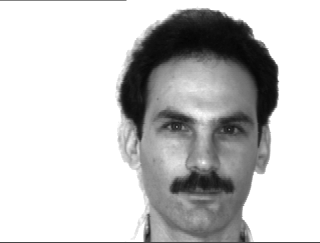
#> input picture data/subject02.centerlight.png, 320 x 243 px; its folder holds only this picture in this run
$ python -i utils.py   (imports and definitions only)
#> lines starting #> are read from the running program, lines starting #| are printed output that depends on the picture
import os
from collections import defaultdict
import pandas as pd
from PIL import Image as im
from PIL import ImageDraw
import numpy as np
import matplotlib.pyplot as plt
from sklearn.decomposition import PCA
from scipy.spatial.distance import cosine


CROP_BOXES = {
    "box01": (100, 20, 270, 230),
    "box02": (110, 20, 280, 230),
    "box03": (95, 25, 265, 235),
    "box04": (95, 15, 265, 225),
    "box05": (105, 15, 275, 225),
    "box06": (60, 15, 230, 225),
    "box07": (80, 20, 250, 230),
    "box08": (80, 20, 250, 230),
    "box09": (80, 20, 250, 230),
    "box10": (100, 20, 270, 230),
    "box11": (100, 20, 270, 230),
    "box12": (110, 20, 280, 230),
    "box13": (85, 30, 255, 240),
    "box14": (50, 20, 220, 230),
    "box15": (80, 20, 250, 230),
}

LEFT_PADDINGS = {
    "01": [1 / 4, 3 / 4],
    "02": [1 / 4, 7 / 8],
    "03": [1 / 8, 3 / 4],
    "04": [1 / 4, 3 / 4],
    "05": [1 / 4, 3 / 4],
    "06": [0, 5 / 8],
    "07": [1 / 4, 3 / 4],
    "08": [1 / 4, 3 / 4],
    "09": [1 / 8, 7 / 8],
    "10": [1 / 4, 3 / 4],
    "11": [1 / 4, 3 / 4],
    "12": [1 / 4, 3 / 4],
    "13": [1 / 4, 7 / 8],
    "14": [1 / 4, 3 / 4],
    "15": [1 / 4, 7 / 8],
}


def get_im_from_arr(arr: np.array, m=210, n=170) -> np.array:
    """Create image from array that can be viewed using `im.fromarray(arr)`"""
    return arr.astype(np.uint8).reshape(m, n)
    # Then run im.fromarray(arr)


# [264 lines left out: functions normalize_data, plot_top_6_eigenfaces, turn_images_to_pngs, crop_faces, get_train_faces, get_weight_faces and 10 more, not called in this run]


def add_partial_facemask(image_path: str) -> None:
    """Draw a black box over half of each face to emulate a partial face mask. It should start at the bottom of the nose and end near the bottom of the chin."""
#> called with image_path = 'data/subject02.centerlight.png'
    # Load image
    img = im.open(image_path)
#> img is the input picture: PIL image 320x243 L; min 6, max 255, mean 197.7
    img = img.convert("RGBA")
#> img: PIL image 320x243 RGBA

    # Specify face mask dimensions
    n, m = img.size  # img.size returns width x height
#> n = 320; m = 243
    w_frac = 2 / 5  # mask width as fraction of image width
    h_frac = 1 / 4  # mask height as fraction of image height
    w, h = w_frac * n, h_frac * m
#> w = 128; h = 60.75

    # Horizontal-align masks to cover half of face. Also handle certain faces differently than others
    which_half = np.random.randint(2)  # Cover left or right side of face randomly
    _, fname = os.path.split(image_path)
    subject_num = "".join([el for el in fname if el.isnumeric()])
    left_pad_frac = LEFT_PADDINGS[subject_num][which_half]
    right_pad_frac = 1 - left_pad_frac
    left_pad = (n - w) * left_pad_frac
#> left_pad = 48
    right_pad = (n - w) * right_pad_frac
#> right_pad = 144

    # 5x as much space from top of mask to top of image as bottom of mask to bottom of image
    top_pad = (5 / 6) * (m - h)
#> top_pad = 151.9
    bottom_pad = (1 / 6) * (m - h)
#> bottom_pad = 30.38

    # Build face mask
    overlay = im.new("RGBA", img.size)
#> overlay: PIL image 320x243 RGBA; every value is 0
    shape = [(left_pad, top_pad), (n - right_pad, m - bottom_pad)]
#> shape = [(48, 151.9), (176, 212.6)]
    draw = ImageDraw.Draw(overlay)
    draw.rectangle(shape, fill="black")
    img = im.alpha_composite(img, overlay)
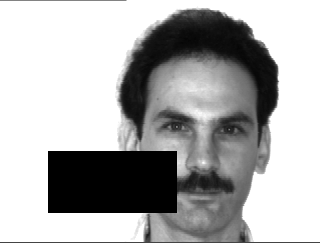
#> img: PIL image 320x243 RGBA; mean R, G, B, A 174.5, 174.5, 174.5, 255
    img = img.convert("RGB")
#> img: PIL image 320x243 RGB

    # Save face-masked image
    cwd = os.getcwd()
    full_mask_dir = os.path.join(cwd, "half_mask_faces")
    image_fname = os.path.split(image_path)[-1]
    save_path = os.path.join(full_mask_dir, image_fname)
    img.save(save_path)


# [87 lines left out: functions add_sunglasses, cover_pct_of_face, not called in this run]

>>> result = add_partial_facemask('data/subject02.centerlight.png')

$ run again, on data/subject02.surprised.png
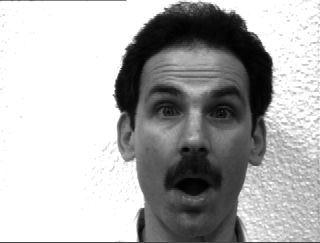
#> input picture data/subject02.surprised.png, 320 x 243 px
#> in add_partial_facemask, img is the input picture: PIL image 320x243 L; min 1, max 255, mean 176.1
#> overlay: PIL image 320x243 RGBA; every value is 0
#> in add_partial_facemask, `img = im.alpha_composite(img, overlay)`:
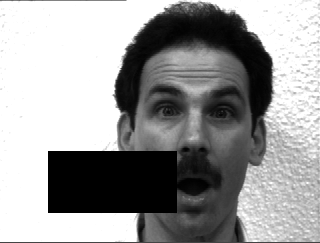
#> img: PIL image 320x243 RGBA; mean R, G, B, A 155.3, 155.3, 155.3, 255

$ run again, on data/subject06.wink.png
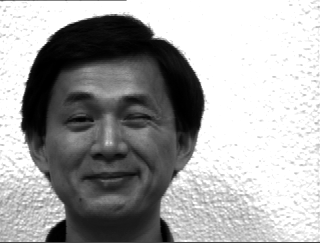
#> input picture data/subject06.wink.png, 320 x 243 px
#> in add_partial_facemask, img is the input picture: PIL image 320x243 L; min 0, max 255, mean 164.2
#> overlay: PIL image 320x243 RGBA; every value is 0
#> in add_partial_facemask, `img = im.alpha_composite(img, overlay)`:
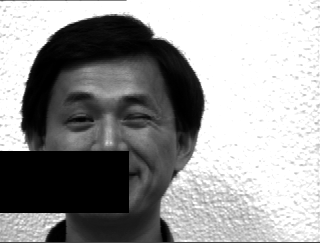
#> img: PIL image 320x243 RGBA; mean R, G, B, A 151.6, 151.6, 151.6, 255
